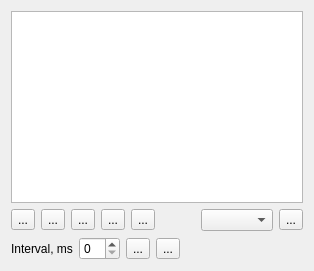
<?xml version="1.0" encoding="UTF-8"?>
<ui version="4.0">
 <class>Text_widget</class>
 <widget class="QDialog" name="Text_widget">
  <property name="windowTitle">
   <string>Send command</string>
  </property>
  <layout class="QVBoxLayout" name="verticalLayout">
   <item>
    <widget class="QListWidget" name="listWidget"/>
   </item>
   <item>
    <layout class="QHBoxLayout" name="buttons_layout">
     <item>
      <widget class="QToolButton" name="btn_add">
       <property name="text">
        <string>...</string>
       </property>
      </widget>
     </item>
     <item>
      <widget class="QToolButton" name="btn_rem">
       <property name="text">
        <string>...</string>
       </property>
      </widget>
     </item>
     <item>
      <widget class="QToolButton" name="btn_edt">
       <property name="text">
        <string>...</string>
       </property>
      </widget>
     </item>
     <item>
      <widget class="QToolButton" name="btn_up">
       <property name="text">
        <string>...</string>
       </property>
      </widget>
     </item>
     <item>
      <widget class="QToolButton" name="btn_down">
       <property name="text">
        <string>...</string>
       </property>
      </widget>
     </item>
     <item>
      <spacer name="horizontalSpacer">
       <property name="orientation">
        <enum>Qt::Horizontal</enum>
       </property>
       <property name="sizeHint" stdset="0">
        <size>
         <width>40</width>
         <height>20</height>
        </size>
       </property>
      </spacer>
     </item>
     <item>
      <widget class="QComboBox" name="cb_append"/>
     </item>
     <item>
      <widget class="QToolButton" name="btn_run">
       <property name="text">
        <string>...</string>
       </property>
      </widget>
     </item>
    </layout>
   </item>
   <item>
    <layout class="QHBoxLayout" name="auto_send_layout">
     <item>
      <widget class="QLabel" name="label">
       <property name="text">
        <string>Interval, ms</string>
       </property>
      </widget>
     </item>
     <item>
      <widget class="QSpinBox" name="sb_auto"/>
     </item>
     <item>
      <widget class="QToolButton" name="btn_start">
       <property name="text">
        <string>...</string>
       </property>
      </widget>
     </item>
     <item>
      <widget class="QToolButton" name="btn_stop">
       <property name="text">
        <string>...</string>
       </property>
      </widget>
     </item>
     <item>
      <spacer name="horizontalSpacer_2">
       <property name="orientation">
        <enum>Qt::Horizontal</enum>
       </property>
       <property name="sizeHint" stdset="0">
        <size>
         <width>40</width>
         <height>20</height>
        </size>
       </property>
      </spacer>
     </item>
    </layout>
   </item>
  </layout>
 </widget>
 <tabstops>
  <tabstop>listWidget</tabstop>
  <tabstop>btn_add</tabstop>
  <tabstop>btn_rem</tabstop>
  <tabstop>btn_edt</tabstop>
  <tabstop>btn_up</tabstop>
  <tabstop>btn_down</tabstop>
  <tabstop>cb_append</tabstop>
  <tabstop>btn_run</tabstop>
 </tabstops>
 <resources/>
 <connections/>
</ui>
